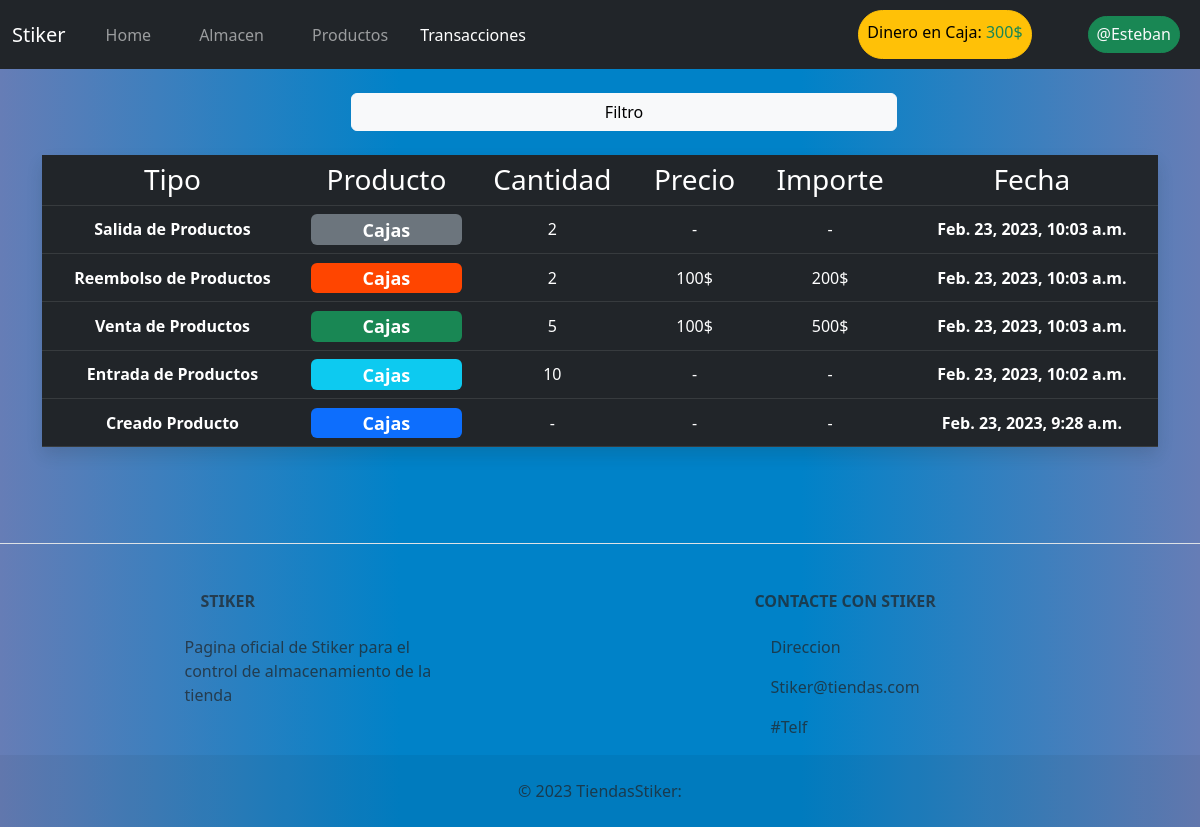
Page /Transacciones/ (signed in) on the earlier database version.
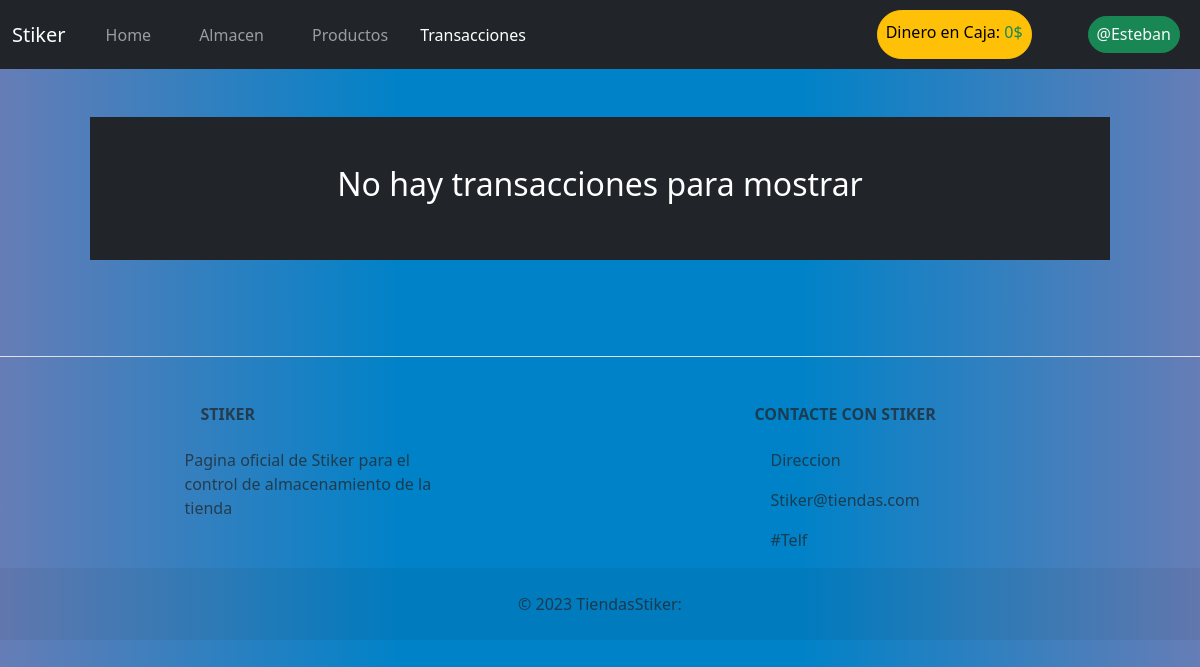
Same page on the later database version.
### AlmacenApp/models.py (models this page shows, shortened)
class RegisteCash(models.Model):
    money=models.IntegerField(default=0)

class Movement(models.Model):
    MChoise = [
        ('EP','Entrada de Productos'),
        ('CP','Creado Producto'),
        ('SP','Salida de Productos'),
        ('RD','Retirada de Dinero'),
        ("eP","Editado de Producto"),
        ("VP","Venta de Productos"),
        ("rP","Reembolso de Productos"),
        ("RP","Remover Producto")]
    type=models.CharField(max_length=2,choices=MChoise)
    date=models.DateTimeField(default=datetime.now,blank=True)
    price=models.IntegerField(default=0)
    lot=models.IntegerField(default=0)
    product=models.ForeignKey(Product, on_delete=models.CASCADE,null=True,blank=True,related_name="RN_product")

class Product(models.Model):
    name=models.CharField(max_length=30, unique=True)
    price=models.IntegerField()
    image=models.ImageField(blank=True,null=True,upload_to='productos',default="no_imagen.jpg", height_field=None, width_field=None, max_length=None)
    stored=models.IntegerField(blank=True,default=0)
    sold=models.IntegerField(blank=True,default=0)
    description=models.CharField(max_length=100,blank=True)
    removed=models.BooleanField(default=False)

### AlmacenApp/views.py (the view, shortened to what this page needs)
# urls.py: path('Transacciones/', views.TransaccionesView,name='transacciones'),
def TransaccionesView(request):
    type_filter="NF"
    product_filter="NF"
    date_filter="NF"
    date_day_filter=datetime.today().strftime("%Y-%m-%d")
    date_start_filter=date_day_filter
    date_end_filter=date_day_filter
    q=Q()
    movements=Movement.objects.filter(q).order_by('-date')[:50]
    products=Product.objects.all().exclude(removed=True).values("id","name")
    date_today_max =datetime.today() + timedelta(days=1)
    return render(request,"Transacciones.html",{"date_end_filter":date_end_filter,"date_start_filter":date_start_filter,"date_day_filter":date_day_filter,"date_today":datetime.today().strftime("%Y-%m-%d"),"date_today_max":date_today_max.strftime("%Y-%m-%d"),"movements":movements,"product_filter":product_filter,"type_filter":type_filter,"date_filter":date_filter,"products":products})

### AlmacenApp/global.py (called while the page is built)
def UserGroups(request):
    groups=[]
    for group  in  request.user.groups.all():
        groups += {group.name}
    return  {"Groups":groups}

def GlobalElements(request):
    registe_cash=RegisteCash.objects.all().first()
    if registe_cash:
        return {"registe_cash":registe_cash,"year":datetime.today().year}
    pass

### AlmacenApp/Templates/Transacciones.html (shortened to what this page needs)
{% extends 'Base.html' %}
{% load static %}
{% block contenido %}
{% if user.is_authenticated %}
    <div class="container md ">
        {% if movements or date_filter != "NF" or type_filter != "NF" or product_filter != "NF" %}
            <div class="container m-4"style="text-align: center;">
                <div class="d-grid gap-2 col-6 mx-auto">
                    <a class="btn btn-light" data-bs-toggle="collapse" href="#collapseFilter" role="button" aria-expanded="false" aria-controls="collapseFilter">
                        Filtro
                    </a>
                </div>
            </div>
            <table class="table table-dark centrado shadow p-3 mb-5 bg-body-tertiary rounded">
                <thead>
                <tr>
                    <th scope="col" class="h3">Tipo</th>
                    <th scope="col" class="h3">Producto</th>
                    <th scope="col" class="h3">Cantidad</th>
                    <th scope="col" class="h3">Precio</th>
                    <th scope="col" class="h3">Importe</th>
                    <th scope="col" class="h3">Fecha</th>
                </tr>
                </thead>
                <tbody>
                    {% for movement in movements %}
                        <tr>
                            <th scope="row">
                                {{movement.get_type_display}}
                            </th>
                            {% if movement.type == "VP" or movement.type == "rP" %}
                                <td>
                                    <a class="link-light h4" style=" text-decoration: none;" {% if movement.type != "RP" %}href="{% url 'producto' movement.product.id %}"{% endif %} >
                                        <span
                                        {% if movement.type == "VP" %}
                                            class="badge bg-success w-100"
                                        {% else %}
                                            class="badge w-100" style="background-color: orangered; color: white;"
                                        {% endif %}
                                        >
                                            {{movement.product.name}}
                                        </span>
                                    </a>
                                </td>
                                <td>{{movement.lot}}</td>
                                <td>{{movement.price}}$</td>
                                <td>{% widthratio movement.price 1 movement.lot %}$</td>
                            {% elif movement.type == "RD" %}
                                <td>-</td>
                                <td>{{movement.lot}}</td>
                                <td>-</td>
                                <td>-</td>
                            {% elif movement.type == "EP" or movement.type == "SP" %}
                                <td>
                                    <a class="link-light h4" style=" text-decoration: none;" href="{% url 'producto' movement.product.id %}">
                                        <span
                                        {% if movement.type == "EP" %}
                                            class="badge bg-info w-100"
                                        {% else %}
                                            class="badge bg-secondary w-100"
                                        {% endif %}
                                        >
                                            {{movement.product.name}}
                                        </span>
                                    </a>
                                </td>
                                <td>{{movement.lot}}</td>
                                <td>-</td>
                                <td>-</td>
                            {% elif movement.type == "CP" or movement.type == "RP" %}
                                <td>
                                    <a class="link-light h4" style=" text-decoration: none;" href="{% url 'producto' movement.product.id %}">
                                        <span
                                        {% if movement.type == "CP" %}
                                            class="badge bg-primary w-100"
                                        {% else%}
                                            class="badge bg-danger w-100"
                                        {% endif %}
                                        >
                                            {% if movement.type == "RP" %}
                                                {{movement.product.description}}
                                            {% else %}
                                                {{movement.product.name}}
                                            {% endif %}
                                        </span>
                                    </a>
                                </td>
                                <td>-</td>
                                <td>-</td>
                                <td>-</td>
                            {% endif %}
                            <th scope="row">
                                {{movement.date}}
                            </th>
                        </tr>
                    {% endfor %}
                </tbody>
            </table>
        {% else %}
        <div class="text-bg-dark p-5 m-5  d-flex justify-content-center"><h2>No hay transacciones para mostrar<h2></div>
        {% endif %}
    </div>
{% else %}
    <meta http-equiv="Refresh" content="0; url='{% url 'home' %}'" />
{% endif %}
{% endblock  %}

### AlmacenApp/Templates/Base.html (shortened to what this page needs)
<!DOCTYPE html>
<html>
<head >
  </body>
    {% load static %}
    <link href="{% static 'bootstrap/css/bootstrap.min.css'%}" rel="stylesheet">
    <link href="{% static 'css/styles.css'%}" rel="stylesheet">
</head>
<body class='bodycolor'>
  <nav class="navbar navbar-expand navbar-dark bg-dark">
    <div class="container-fluid">
      <div class="collapse navbar-collapse" id="navbarTogglerDemo01">
        <a class="navbar-brand" href="#">Stiker</a>
        <ul class="navbar-nav me-auto mb-2 mb-lg-0">
            <li class="nav-item">
              <a class="mx-3 nav-link {% if '/Home' in request.path %}active{% endif %}" aria-current="page" href="{% url 'home'%}">Home</a>
            </li>
            <li class="nav-item">
              <a class="mx-3 nav-link {% if '/Almacen' in request.path %}active{% endif %}" href="{% url 'almacen'%}">Almacen</a>
            </li>
            <li class="nav-item">
              <a class="mx-3 nav-link {% if '/Productos' in request.path %}active{% endif %}" href="{% url 'productos'%}">Productos</a>
            </li>
            {% if user.is_authenticated %}
              <li class="nav-item">
                <a class="nav-link {% if '/Transacciones' in request.path%}active{% endif %}" href="{% url 'transacciones'%}">Transacciones </a>
              </li>
            {% endif %}
        </ul>
        {% if user.is_authenticated %}
          <a class="btn btn-warning p-2 mx-5" type="button" {% if "Administradores" in Groups %} href="{% url 'caja' %}"{% endif %} style="border-radius: 60px;" >
            <p class="h6 pt-1">
              Dinero en Caja:
            <span class="text-success">
                {{registe_cash.money}}$
              </span>
            </p>
          </a>
        {% endif %}
        <div style="border-radius: 60px;" class="bg-success  h6 text-light border border-success m-2 p-2" type="button" data-bs-toggle="offcanvas" data-bs-target="#offcanvasRight" aria-controls="offcanvasRight">
          {% if user.is_authenticated %}
            @{{user.username}}
          {% else %}
            Ingresar
          {% endif %}
        </div>
      </div>
    </div>
  </nav>
  {% block contenido %}
  {% endblock  %}
</body>
<footer class="text-center text-lg-start bg-light text-muted bodycolor">
  <section class="d-flex justify-content-center justify-content-lg-between p-4 border-bottom">
  </section>
  <section class="">
    <div class="container text-center text-md-start mt-5">
      <div class="row mt-3">
        <div class="col-md-3 col-lg-4 col-xl-3 mx-auto mb-4">
          <h6 class="text-uppercase fw-bold mb-4">
            Stiker
          </h6>
          <p>
            Pagina oficial de Stiker para el control de almacenamiento de la tienda
          </p>
        </div>
        <div class="col-md-4 col-lg-3 col-xl-3 mx-auto mb-md-0 mb-4">
          <h6 class="text-uppercase fw-bold mb-4">Contacte con Stiker</h6>
          <p>Direccion</p>
          <p>
            Stiker@tiendas.com
          </p>
          <p>#Telf</p>
        </div>
      </div>
    </div>
  </section>
  <div class="text-center p-4" style="background-color: rgba(0, 0, 0, 0.05);">
    © {{year}} TiendasStiker:
  </div>
</footer>
</html>

### AlmacenApp/static/css/styles.css (style rules this page uses)
.bodycolor { background: #667db6; background: -webkit-linear-gradient(to right, #667db6, #0082c8, #0082c8, #667db6); background: linear-gradient(to right, #667db6, #0082c8, #0082c8, #667db6); }

Differences in the rows shown:
removed Movement: type "Salida de Productos", product.name "Cajas", lot "2", date "Feb. 23, 2023, 10:03 a.m."
removed Movement: type "Reembolso de Productos", product.name "Cajas", lot "2", price "100", price+lot "200", date "Feb. 23, 2023, 10:03 a.m."
removed Movement: type "Venta de Productos", product.name "Cajas", lot "5", price "100", price+lot "500", date "Feb. 23, 2023, 10:03 a.m."
removed Movement: type "Entrada de Productos", product.name "Cajas", lot "10", date "Feb. 23, 2023, 10:02 a.m."
removed Movement: type "Creado Producto", product.name "Cajas", date "Feb. 23, 2023, 9:28 a.m."
changed RegisteCash: money "300" → "0"
Other differences:
text no longer shown: "Filtro Tipo Producto Cantidad Precio Importe Fecha"
text now shown: "No hay transacciones para mostrar"
